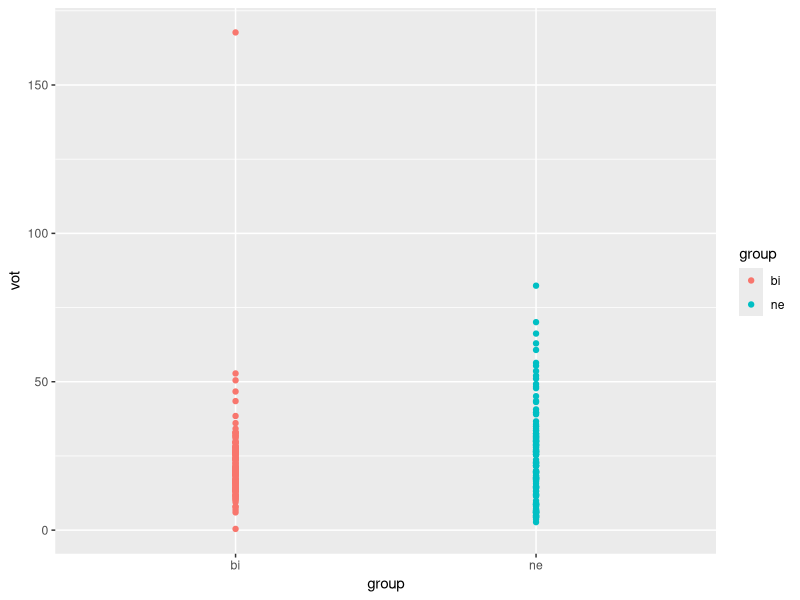
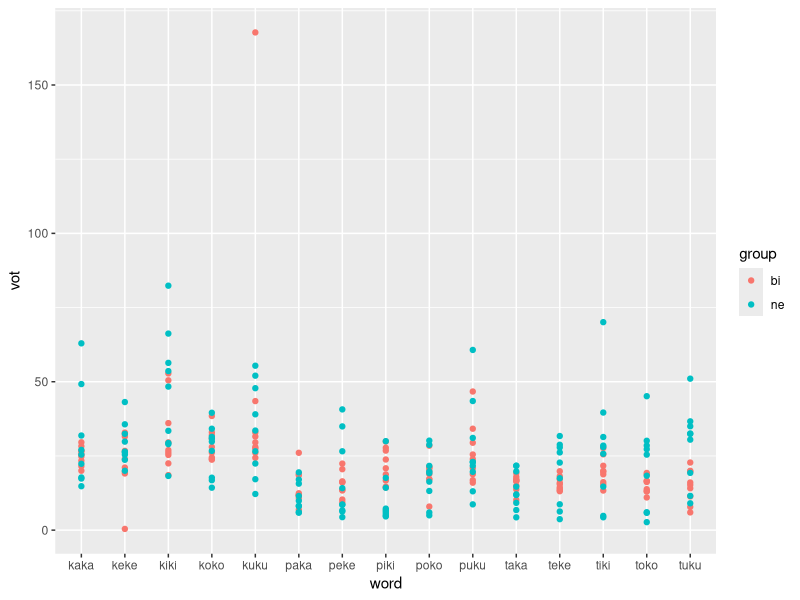

R code for these plots, in order:
## ---- chunk 1
## Libraries
library(tidyverse)
library(knitr)
library(dplyr)
## ---- chunk 2
## Load data
bi01 <- read_csv("../data/bi01.csv")

bi02 <- read_csv("../data/bi02.csv")

bi03 <- read_csv("../data/bi03.csv")

ne01 <- read_csv("../data/ne01.csv")

ne02 <- read_csv("../data/ne02.csv")

ne03 <- read_csv("../data/ne03.csv")

data <- bind_rows(bi01, bi02, bi03, ne01, ne02, ne03)

## ---- chunk 3
# Convert from long to wide or wide to long format as necessary (check 
# examples from class)
# Create any other relevant variables here 

data = separate(data = data, col = fileID, into = c("id", "word"), sep = "_")

data = separate(data = data, col = word, into = c("word", "trial"), sep = "(?<=[A-Za-z])(?=[0-9])", extra = "drop", fill = "right")

data = separate(data = data, col = id, into = c("group", "id"), sep = "(?<=[A-Za-z])(?=[0-9])", extra = "drop", fill = "right")

glimpse(data)
## ---- chunk 4
# Give some descriptive summaries of your data 
# Display your descriptives in a table

table <-data %>%
  group_by(group, word) %>%
  summarize(meanf1 = mean(f1), sdf1 = sd(f1), meanf2 = mean(f2), sdf2 = sd(f2), meanvot = mean(vot), sdvot = sd(vot), n = n() )
kable(table, caption = "table")

table1 <-data %>%
  group_by(group) %>%
  summarize(mean(vot), sd(vot), n = n() ) 
kable(table1, caption = "table1")

table2 <-data %>%
  group_by(group, word) %>%
  summarize(mean(vot), sd(vot))
kable(table2, caption = "table2")
## ---- chunk 5
# Include some plots here
# Plot 1

ggplot(data, aes(x = group, y = vot)) +
  geom_point(aes(color = group))

# Include some plots here
# PLot 2

ggplot(data, aes(x = word, y = vot)) +
  geom_point(aes(color = group))
## ---- chunk 6
# Conduct a simple statistical analysis here (optional)

